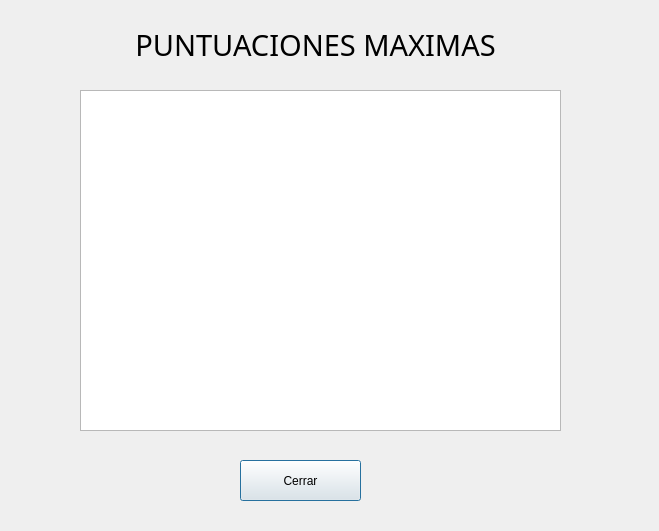
<?xml version="1.0" encoding="UTF-8"?>
<ui version="4.0">
 <class>Puntajes</class>
 <widget class="QDialog" name="Puntajes">
  <property name="enabled">
   <bool>true</bool>
  </property>
  <property name="geometry">
   <rect>
    <x>0</x>
    <y>0</y>
    <width>659</width>
    <height>531</height>
   </rect>
  </property>
  <property name="focusPolicy">
   <enum>Qt::TabFocus</enum>
  </property>
  <property name="windowTitle">
   <string>Dialog</string>
  </property>
  <property name="styleSheet">
   <string notr="true">border-image: url(:/Resourse/Puntuaciones.png);</string>
  </property>
  <widget class="QPlainTextEdit" name="plainTextEdit">
   <property name="geometry">
    <rect>
     <x>80</x>
     <y>90</y>
     <width>481</width>
     <height>341</height>
    </rect>
   </property>
   <property name="styleSheet">
    <string notr="true">font: 16pt &quot;OCR A Extended&quot;;</string>
   </property>
  </widget>
  <widget class="QLabel" name="label">
   <property name="enabled">
    <bool>true</bool>
   </property>
   <property name="geometry">
    <rect>
     <x>90</x>
     <y>20</y>
     <width>451</width>
     <height>51</height>
    </rect>
   </property>
   <property name="font">
    <font>
     <family>OCR A Extended</family>
     <pointsize>22</pointsize>
     <weight>50</weight>
     <italic>false</italic>
     <bold>false</bold>
    </font>
   </property>
   <property name="styleSheet">
    <string notr="true">font: 22pt &quot;OCR A Extended&quot;;</string>
   </property>
   <property name="text">
    <string>&lt;html&gt;&lt;head/&gt;&lt;body&gt;&lt;p align=&quot;center&quot;&gt;PUNTUACIONES MAXIMAS&lt;/p&gt;&lt;/body&gt;&lt;/html&gt;</string>
   </property>
  </widget>
  <widget class="QPushButton" name="pushButton">
   <property name="geometry">
    <rect>
     <x>240</x>
     <y>460</y>
     <width>121</width>
     <height>41</height>
    </rect>
   </property>
   <property name="styleSheet">
    <string notr="true">font: 16pt &quot;OCR A Extended&quot;;</string>
   </property>
   <property name="text">
    <string>Cerrar</string>
   </property>
  </widget>
 </widget>
 <resources/>
 <connections/>
</ui>
